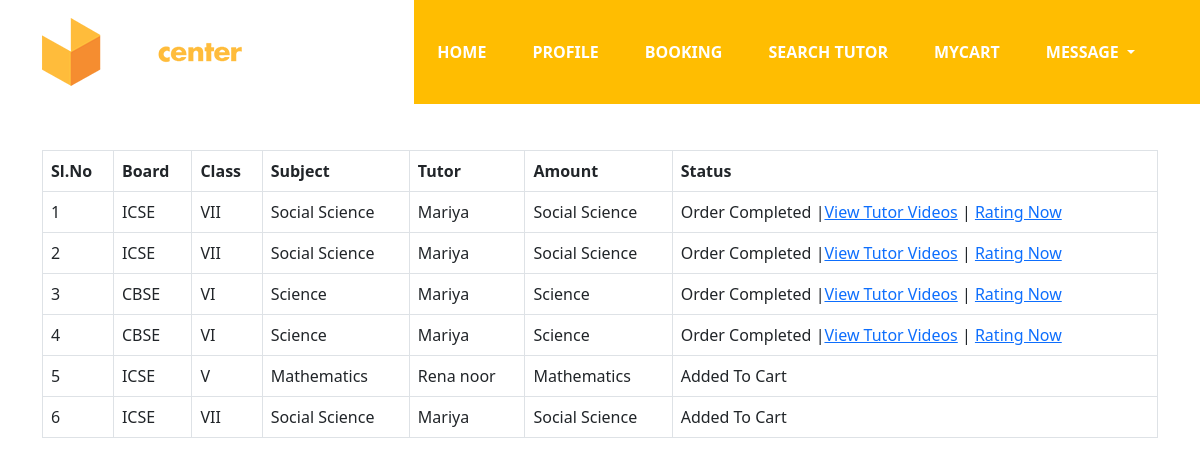
The app's page /project/Parent/ViewBooking.php (signed in), older data.
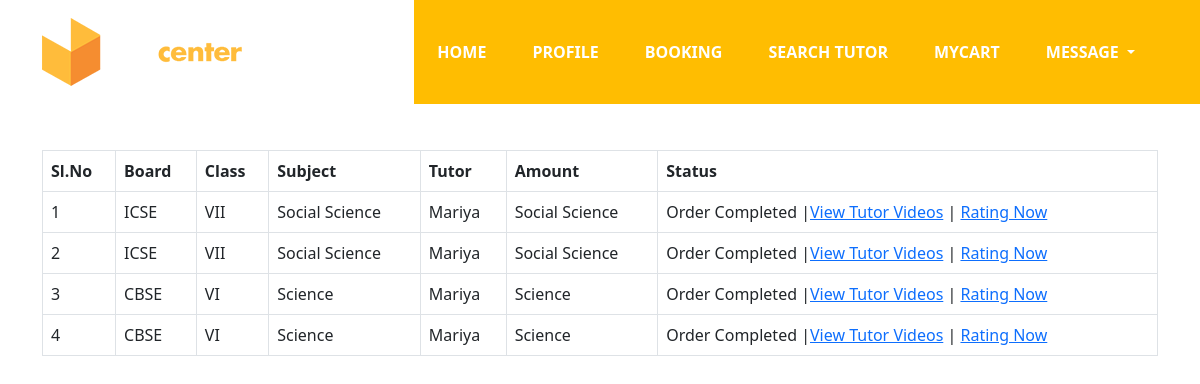
The same page, newer data.
### tables this page shows
CREATE TABLE `tbl_cart` (
  `cart_id` int(50) NOT NULL auto_increment,
  `tutorsubject_id` varchar(100) NOT NULL,
  `booking_id` varchar(100) NOT NULL,
  PRIMARY KEY  (`cart_id`)
);

CREATE TABLE `tbl_board` (
  `board_id` int(11) NOT NULL auto_increment,
  `board_name` varchar(50) NOT NULL,
  PRIMARY KEY  (`board_id`)
);

CREATE TABLE `tbl_class` (
  `class_id` int(11) NOT NULL auto_increment,
  `class_name` varchar(50) NOT NULL,
  PRIMARY KEY  (`class_id`)
);

CREATE TABLE `tbl_subject` (
  `subject_id` int(11) NOT NULL auto_increment,
  `subject_name` varchar(50) NOT NULL,
  `class_id` int(11) NOT NULL,
  `board_id` int(11) NOT NULL,
  PRIMARY KEY  (`subject_id`)
);

CREATE TABLE `tbl_tutor` (
  `tutor_id` int(11) NOT NULL auto_increment,
  `tutor_name` varchar(50) NOT NULL,
  `tutor_gender` varchar(50) NOT NULL,
  `tutor_contact` varchar(50) NOT NULL,
  `tutor_email` varchar(50) NOT NULL,
  `tutor_address` varchar(100) NOT NULL,
  `tutor_qualification` varchar(50) NOT NULL,
  `t_photo` varchar(50) NOT NULL,
  `place_id` int(11) NOT NULL,
  `t_proof` varchar(50) NOT NULL,
  `t_password` varchar(50) NOT NULL,
  `t_status` int(11) NOT NULL,
  PRIMARY KEY  (`tutor_id`)
);

### project/Parent/ViewBooking.php (the view, shortened to what this page needs)
<?php
include("Header.php");
?>
<!DOCTYPE html PUBLIC "-//W3C//DTD XHTML 1.0 Transitional//EN" "http://www.w3.org/TR/xhtml1/DTD/xhtml1-transitional.dtd">
<html xmlns="http://www.w3.org/1999/xhtml">
<head>
<link href="https://cdn.jsdelivr.net/npm/bootstrap@5.3.0/dist/css/bootstrap.min.css" rel="stylesheet">
</head>
<body style="background-image: url('../assets/Template/Main/images/homepage2.jpg'); background-size: cover; background-attachment: fixed;">
<div class="container">
    <table class="table table-bordered" align="left" style="margin-top: 150px;">
        <tr>
            <th>Sl.No</th>
            <th>Board</th>
            <th>Class</th>
            <th>Subject</th>
            <th>Tutor</th>
            <th>Amount</th>
            <th>Status</th>
        </tr>
        <?php
        $i = 0;
        $selQry = "select * from tbl_cart c inner join tbl_booking b on b.booking_id=c.booking_id inner join tbl_tutorsubjects ts on ts.tutorsubject_id=c.tutorsubject_id inner join tbl_subject s on s.subject_id=ts.subject_id inner join tbl_class cs on cs.class_id=s.class_id inner join tbl_board bo on bo.board_id=s.board_id  inner join tbl_tutor tr on tr.tutor_id=ts.tutor_id where b.parent_id='".$_SESSION["pid"]."'";
        $data = mysql_query($selQry);
        while ($row = mysql_fetch_array($data)) {
            $i++;
            ?>
            <tr>
                <td><?php echo $i ?></td>
                <td><?php echo $row["board_name"]; ?></td>
                <td><?php echo $row["class_name"]; ?></td>
                <td><?php echo $row["subject_name"]; ?></td>
                <td><?php echo $row["tutor_name"]; ?></td>
                <td><?php echo $row["subject_name"]; ?></td>
                <td>
                    <?php
                    if($row["booking_status"]==1 && $row["payment_status"]==1)
                    {
                        echo "Order Completed";?> |<a href="viewtutorvideos.php?sub=<?php echo $row["subject_id"] ?>&tid=<?php echo $row["tutor_id"] ?>">View Tutor Videos</a> | <a href="Rating.php?tid=<?php echo $row["tutor_id"] ?>">Rating Now</a>
                        <?php
                    }
                    else if($row["booking_status"]==1 && $row["payment_status"]==0)
                    {
                        echo "Booking Completed and Payment Not Completed";
                    }
                    else
                    {
                        echo "Added To Cart";
                    }
                    ?>
                </td>
            </tr>
            <?php
        }
        ?>
    </table>
</div>
</body>
</html>

Row changes from the older to the newer data that the page shows:
removed tbl_cart: tbl_board.board_name "ICSE", tbl_class.class_name "V", tbl_subject.subject_name "Mathematics", tbl_tutor.tutor_name "Rena noor", shows "Added To Cart"
removed tbl_cart: tbl_board.board_name "ICSE", tbl_class.class_name "VII", tbl_subject.subject_name "Social Science", tbl_tutor.tutor_name "Mariya", shows "Added To Cart"
